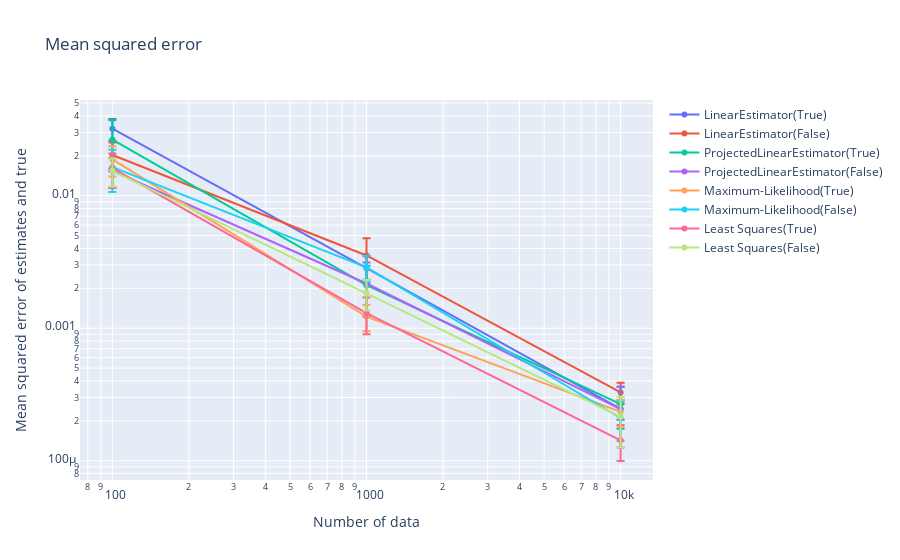

Here is the notebook cell this chart was saved with:
### Code cell
data_analysis.make_mses_graph_estimation_results(
    estimation_results_list,
    case_name_list,
    true_object,
    estimator_list=estimator_list,
)

### Figure 1 — Plotly figure (JSON) as saved in the notebook; plotly's stock layout.template omitted (floating-point values rounded to 4 significant figures)
{"data": [{"error_y": {"array": [0.005884, 0.0006749, 4.156e-05], "type": "data", "visible": true}, "mode": "lines+markers", "name": "LinearEstimator(True)", "type": "scatter", "x": [100, 1000, 10000], "y": [0.03204, 0.002838, 0.0002458]}, {"error_y": {"array": [0.004985, 0.001224, 5.981e-05], "type": "data", "visible": true}, "mode": "lines+markers", "name": "LinearEstimator(False)", "type": "scatter", "x": [100, 1000, 10000], "y": [0.02028, 0.003542, 0.0003278]}, {"error_y": {"array": [0.01048, 0.0008512, 9.323e-05], "type": "data", "visible": true}, "mode": "lines+markers", "name": "ProjectedLinearEstimator(True)", "type": "scatter", "x": [100, 1000, 10000], "y": [0.02655, 0.002111, 0.0002675]}, {"error_y": {"array": [0.003934, 0.0009553, 0.000119], "type": "data", "visible": true}, "mode": "lines+markers", "name": "ProjectedLinearEstimator(False)", "type": "scatter", "x": [100, 1000, 10000], "y": [0.01536, 0.002176, 0.0002449]}, {"error_y": {"array": [0.004839, 0.0002734, 5.372e-05], "type": "data", "visible": true}, "mode": "lines+markers", "name": "Maximum-Likelihood(True)", "type": "scatter", "x": [100, 1000, 10000], "y": [0.01878, 0.001224, 0.000234]}, {"error_y": {"array": [0.005766, 0.0006343, 6.887e-05], "type": "data", "visible": true}, "mode": "lines+markers", "name": "Maximum-Likelihood(False)", "type": "scatter", "x": [100, 1000, 10000], "y": [0.01642, 0.002882, 0.0002102]}, {"error_y": {"array": [0.004675, 0.000402, 4.311e-05], "type": "data", "visible": true}, "mode": "lines+markers", "name": "Least Squares(True)", "type": "scatter", "x": [100, 1000, 10000], "y": [0.01615, 0.001301, 0.0001427]}, {"error_y": {"array": [0.003676, 0.0004768, 8.872e-05], "type": "data", "visible": true}, "mode": "lines+markers", "name": "Least Squares(False)", "type": "scatter", "x": [100, 1000, 10000], "y": [0.01541, 0.001835, 0.0002144]}], "layout": {"title": {"text": "Mean squared error"}, "xaxis": {"title": {"text": "Number of data"}, "type": "log"}, "yaxis": {"title": {"text": "Mean squared error of estimates and true"}, "type": "log"}}}
